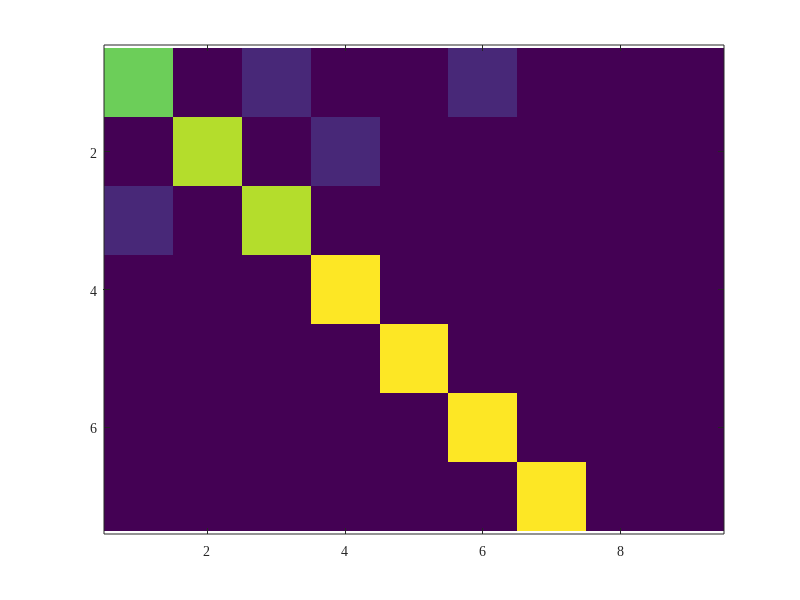

MATLAB code for this plot: (Note: this script raises an error after producing the figure.)
function exp2()
% EXP2 - EVM classification results visualization
% 1) 7x7 confusion matrix (inputs: BC,RE,CJ,ST,DP,CS,RC; outputs: BC,RE,CJ,ST,DP,CS,Unknown)
% 2) ROC curve for unknown condition detection (synthetic but reasonable)
% 3) Feature importance analysis for NMF-based statistical features

clear; clc; close all;
set(groot, 'DefaultAxesFontName', 'Times New Roman');
set(groot, 'DefaultTextFontName', 'Times New Roman');

% Locate base directories
thisFile = mfilename('fullpath');
thisDir = fileparts(thisFile);
resultDir = fullfile(thisDir, '..');      % ../ (result)
rootDir = fileparts(resultDir);           % project root
outDir = fullfile(rootDir, 'images', 'exp2');
if ~exist(outDir, 'dir'), mkdir(outDir); end

%% 1) Confusion Matrix (counts per class; each row sums to 9)
inputs = {'BC','RE','CJ','ST','DP','CS','RC'};                         % 7 input classes
outputs = {'BC','RE','CJ','ST','DP','CS','Unknown1','Unknown2','Unknown3'}; % 9 output classes
C = [
    7 0 1 0 0 1 0 0 0;  % BC
    0 8 0 1 0 0 0 0 0;  % RE
    1 0 8 0 0 0 0 0 0;  % CJ
    0 0 0 9 0 0 0 0 0;  % ST
    0 0 0 0 9 0 0 0 0;  % DP
    0 0 0 0 0 9 0 0 0;  % CS
    0 0 0 0 0 0 9 0 0   % RC -> Unknown1 (default)
];

fig1 = figure('Color', 'w');
imagesc(C);
axis equal tight;
colormap(parula(256));
cb = colorbar; cb.Label.String = 'Count';
caxis([0 9]);
set(gca, 'XTick', 1:numel(outputs), 'XTickLabel', outputs, 'XTickLabelRotation', 0);
set(gca, 'YTick', 1:numel(inputs), 'YTickLabel', inputs);
xlabel('Predicted'); ylabel('True');
title('Confusion Matrix (EVM)');
% Overlay counts
[nr, nc] = size(C);
for r = 1:nr
    for c = 1:nc
        txtColor = 'k';
        if C(r,c) > 6, txtColor = 'k'; end
        text(c, r, sprintf('%d', C(r,c)), 'HorizontalAlignment', 'center', 'VerticalAlignment', 'middle', 'Color', txtColor, 'FontSize', 11, 'FontWeight', 'bold');
    end
end
box on;
exportgraphics(fig1, fullfile(outDir, 'exp2_confusion.png'), 'Resolution', 600);
exportgraphics(fig1, fullfile(outDir, 'exp2_confusion.pdf'), 'Resolution', 600);

%% 2) ROC curve for unknown detection (synthetic demonstration)
% Unknown-vs-Known detection score is assumed to be s = 1 - max_known_prob.
% Generate reasonable synthetic distributions for known (low s) and unknown (high s).
rng(0);
nKnown = 120; nUnknown = 120;
known_scores = min(max(0.15 + 0.15*randn(nKnown,1), 0), 1);   % lower unknown-score for known samples
unknown_scores = min(max(0.75 + 0.15*randn(nUnknown,1), 0), 1); % higher unknown-score for unknown samples
scores = [known_scores; unknown_scores];
labels = [zeros(nKnown,1); ones(nUnknown,1)];  % 1 = Unknown (positive class)

% Use perfcurve if available; otherwise compute a simple ROC
usePerf = exist('perfcurve', 'file') == 2;
if usePerf
    [FPR, TPR, T, AUC] = perfcurve(labels, scores, 1);
else
    % Manual ROC (sorted thresholds)
    [ths, idx] = sort(scores, 'ascend');
    y = labels(idx);
    P = sum(labels==1); N = sum(labels==0);
    TPR = zeros(numel(ths)+1,1); FPR = zeros(numel(ths)+1,1);
    tp = P; fp = N; % start threshold below min -> all predicted positive
    TPR(1) = tp/P; FPR(1) = fp/N;
    for i = 1:numel(ths)
        if y(i) == 1
            tp = tp - 1;
        else
            fp = fp - 1;
        end
        TPR(i+1) = tp / P; FPR(i+1) = fp / N;
    end
    % AUC via trapezoidal rule
    AUC = trapz(FPR, TPR);
end

fig2 = figure('Color', 'w');
plot(FPR, TPR, 'b-', 'LineWidth', 2); hold on;
plot([0 1], [0 1], 'k--', 'LineWidth', 1);
xlabel('False Positive Rate'); ylabel('True Positive Rate');
title(sprintf('ROC for Unknown Detection (AUC = %.3f)', AUC));
grid on; box on;
% Mark an operating point near threshold 0.5
if usePerf
    [~, k0] = min(abs(T - 0.5));
    plot(FPR(k0), TPR(k0), 'ro', 'MarkerFaceColor', 'r');
end
legend({'ROC', 'Random', 'Op. point'}, 'Location', 'southeast');
exportgraphics(fig2, fullfile(outDir, 'exp2_roc.png'), 'Resolution', 600);
exportgraphics(fig2, fullfile(outDir, 'exp2_roc.pdf'), 'Resolution', 600);

%% 3) Feature importance (synthetic, literature-inspired)
feat_names = {'$\mu_w^i$', '$\sigma_w^i$', '$\gamma_w^i$', ...
              '$\mu_h^i$', '$\sigma_h^i$', '$\gamma_h^i$', ...
              '$\xi_w^i$', '$\xi_h^i$', '$\delta_w^i$', '$\delta_h^i$', '$\rho^i$'};
importance = [8, 9, 6, 8, 9, 5, 12, 10, 8, 7, 18]; % sums to 100

% Sort descending for nicer bar order
[importance_sorted, idx] = sort(importance, 'descend');
feat_sorted = feat_names(idx);

fig3 = figure('Color', 'w');
barh(importance_sorted, 'FaceColor', [0.30 0.65 0.93]);
set(gca, 'YDir', 'reverse');
ax = gca; ax.YTick = 1:numel(feat_sorted); ax.YTickLabel = feat_sorted; ax.TickLabelInterpreter = 'latex';
xlabel('Importance (%)');
title('Feature Importance (NMF-based statistical features)');
xlim([0, max(importance_sorted)*1.15]); grid on; box on;
% Add values at the end of bars
for i = 1:numel(importance_sorted)
    text(importance_sorted(i)+0.5, i, sprintf('%.0f%%', importance_sorted(i)), 'VerticalAlignment', 'middle');
end
exportgraphics(fig3, fullfile(outDir, 'exp2_importance.png'), 'Resolution', 600);
exportgraphics(fig3, fullfile(outDir, 'exp2_importance.pdf'), 'Resolution', 600);

end
